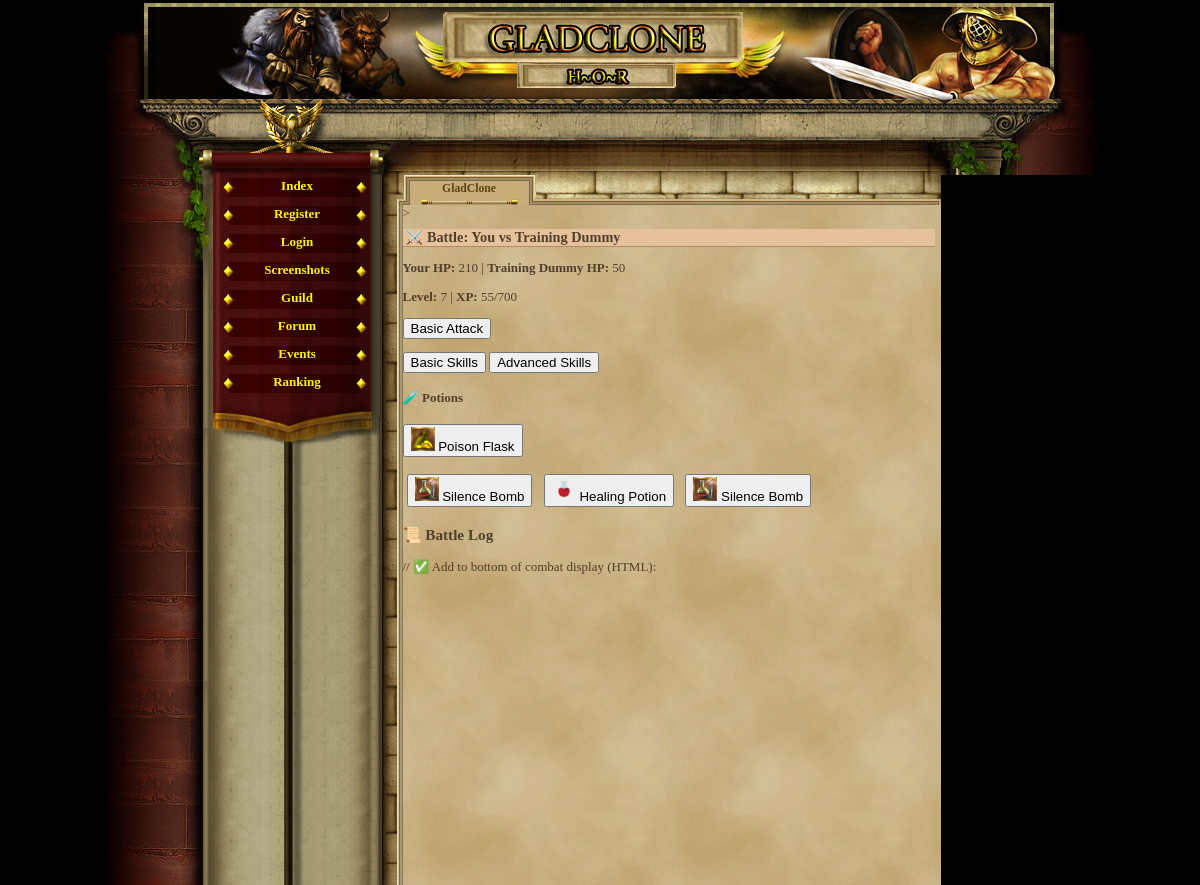
The app's page /battle.php (signed in) with its own data.
### tables this page shows
CREATE TABLE `gracze` (
  `id` int(11) NOT NULL AUTO_INCREMENT,
  `gracz` int(11) NOT NULL DEFAULT '0',
  `login` varchar(24) NOT NULL,
  `haslo` varchar(40) NOT NULL,
  `email` varchar(40) NOT NULL,
  `plec` tinyint(4) NOT NULL DEFAULT '0',
  `avatar` tinyint(4) NOT NULL DEFAULT '1',
  `pregunta` text NOT NULL,
  `respuesta` text NOT NULL,
  `rank` int(1) NOT NULL DEFAULT '1',
  `nivel` int(1) NOT NULL DEFAULT '1',
  `exp` int(1) NOT NULL DEFAULT '0',
  `exp_max` int(1) NOT NULL DEFAULT '10',
  `honor` int(1) NOT NULL DEFAULT '0',
  `fama` int(1) NOT NULL DEFAULT '0',
  `victorias` int(1) NOT NULL DEFAULT '0',
  `perdidas` int(1) NOT NULL DEFAULT '0',
  `oro_robado` int(1) NOT NULL DEFAULT '0',
  `oro_perdido` int(1) NOT NULL DEFAULT '0',
  `atak` int(5) NOT NULL DEFAULT '0',
  `obrona` int(3) NOT NULL DEFAULT '0',
  `sila` int(1) NOT NULL DEFAULT '5',
  `sila_i` int(1) NOT NULL DEFAULT '0',
  `sila_max` int(1) NOT NULL DEFAULT '10',
  `zrecznosc` int(1) NOT NULL DEFAULT '5',
  `zrecznosc_i` int(1) NOT NULL DEFAULT '0',
  `zrecznosc_max` int(1) NOT NULL DEFAULT '10',
  `wyrzymalosc` int(1) NOT NULL DEFAULT '5',
  `wyrzymalosc_i` int(1) NOT NULL DEFAULT '0',
  `wyrzymalosc_max` int(1) NOT NULL DEFAULT '10',
  `constitucion` int(1) NOT NULL DEFAULT '5',
  `constitucion_i` int(1) NOT NULL DEFAULT '0',
  `constitucion_max` int(1) NOT NULL DEFAULT '10',
  `carisma` int(1) NOT NULL DEFAULT '5',
  `carisma_i` int(1) NOT NULL DEFAULT '0',
  `carisma_max` int(1) NOT NULL DEFAULT '10',
  `inteligencja` int(1) NOT NULL DEFAULT '5',
  `inteligencja_i` int(1) NOT NULL DEFAULT '0',
  `inteligencja_max` int(1) NOT NULL DEFAULT '10',
  `mdchance` int(1) NOT NULL DEFAULT '0',
  `dhchance` int(1) NOT NULL DEFAULT '0',
  `ctchance` int(1) NOT NULL DEFAULT '0',
  `zycie` int(100) NOT NULL DEFAULT '100',
  `zycie_max` int(100) NOT NULL DEFAULT '100',
  `obrazenia_min` int(1) NOT NULL DEFAULT '0',
  `obrazenia_max` int(3) NOT NULL DEFAULT '2',
  `zloto` int(100) NOT NULL DEFAULT '150',
  `zloto_skarbiec` int(11) NOT NULL,
  `punkty` int(11) NOT NULL,
  `pracuje` int(11) NOT NULL,
  `ostatnia_walka_pvp` int(11) NOT NULL,
  `ostatnia_walka_pvc` int(11) NOT NULL,
  `ostatnio_zregenerowano` int(11) NOT NULL,
  `titulo` varchar(24) NOT NULL DEFAULT 'Newbie',
  `arena_level` int(11) NOT NULL,
  `rubies` int(11) NOT NULL DEFAULT '0',
  `centurion_time` int(11) NOT NULL,
  `reportes` int(1) NOT NULL DEFAULT '0',
  `mensajes` int(1) NOT NULL DEFAULT '0',
  `noticias` int(1) NOT NULL DEFAULT '0',
  `bendicion1_type` int(11) NOT NULL,
  `bendicion1_time` int(11) NOT NULL,
  `bendicion2_type` int(11) NOT NULL,
  `bendicion2_time` int(11) NOT NULL,
  `bendicion3_type` int(11) NOT NULL,
  `bendicion3_time` int(11) NOT NULL,
  `bendicion4_type` int(11) NOT NULL,
  `bendicion4_time` int(11) NOT NULL,
  `ostatnia_aktywnosc` int(11) NOT NULL DEFAULT '0',
  `username_locked` tinyint(1) NOT NULL DEFAULT '0',
  `lock_login` tinyint(1) NOT NULL DEFAULT '0',
  PRIMARY KEY (`id`),
  UNIQUE KEY `login` (`login`)
);

CREATE TABLE `player_items` (
  `id` int(11) NOT NULL AUTO_INCREMENT,
  `player_id` int(11) NOT NULL,
  `item_id` int(11) NOT NULL,
  `quantity` int(11) NOT NULL DEFAULT '1',
  `equipped` tinyint(1) NOT NULL DEFAULT '0',
  `position` int(11) NOT NULL DEFAULT '0',
  PRIMARY KEY (`id`),
  KEY `player_id` (`player_id`),
  KEY `item_id` (`item_id`),
  CONSTRAINT `player_items_ibfk_1` FOREIGN KEY (`player_id`) REFERENCES `gracze` (`id`),
  CONSTRAINT `player_items_ibfk_2` FOREIGN KEY (`item_id`) REFERENCES `items` (`id`)
);

CREATE TABLE `items` (
  `id` int(11) NOT NULL AUTO_INCREMENT,
  `name` varchar(50) NOT NULL,
  `description` text,
  `type` varchar(20) NOT NULL,
  `attack_bonus` int(11) DEFAULT '0',
  `defense_bonus` int(11) DEFAULT '0',
  `sell_value` int(11) NOT NULL DEFAULT '10',
  `value` int(11) NOT NULL DEFAULT '0',
  `price` int(11) NOT NULL DEFAULT '0',
  `image` varchar(255) DEFAULT 'default.png',
  `slot` varchar(20) NOT NULL DEFAULT 'misc',
  `dex_bonus` int(11) DEFAULT '0',
  `level_required` int(11) DEFAULT '1',
  `effect_type` varchar(10) DEFAULT 'NULL',
  `target_attr` varchar(20) DEFAULT NULL,
  `effect_value` int(11) DEFAULT '0',
  `duration` int(11) DEFAULT '0',
  PRIMARY KEY (`id`)
);

### battle.php (the view, shortened to what this page needs)
<?php
require_once('var/ustawienia.php');
require_once('gora_strony.php');
require_once('menu_l.php');
$player_id = $_SESSION['id'];
$stmt = $conn->prepare("SELECT * FROM gracze WHERE id = ?");
$stmt->bind_param("i", $player_id);
$stmt->execute();
$result = $stmt->get_result();
$stmt = $conn->prepare("SELECT * FROM gracze WHERE id = ?");
$stmt->bind_param("i", $player_id);
$stmt->execute();
$result = $stmt->get_result();
$player = $result->fetch_assoc();
$enemy_pool = [
    ['name' => 'Training Dummy', 'hp' => 50, 'min_dmg' => 0, 'max_dmg' => 5],
    ['name' => 'Fire Imp', 'hp' => 55, 'min_dmg' => 3, 'max_dmg' => 8],
    ['name' => 'Skeleton Warrior', 'hp' => 70, 'min_dmg' => 5, 'max_dmg' => 12],
    ['name' => 'Goblin Raider', 'hp' => 60, 'min_dmg' => 4, 'max_dmg' => 10],
    ['name' => 'Dark Sorcerer', 'hp' => 45, 'min_dmg' => 7, 'max_dmg' => 15],
];
if (!isset($_SESSION['enemy']) || !isset($_SESSION['battle_enemy_hp'])) {
    $enemy = $enemy_pool[array_rand($enemy_pool)];
} else {
    $enemy = $_SESSION['enemy'];
}
$player_hp = $_SESSION['battle_player_hp'];
$enemy_hp = $_SESSION['battle_enemy_hp'];
?>
>
<h2>⚔️ Battle: You vs <?= $enemy['name'] ?></h2>
<p><strong>Your HP:</strong> <?= $player_hp ?> | <strong><?= $enemy['name'] ?> HP:</strong> <?= $enemy_hp ?></p>
<p><strong>Level:</strong> <?= $player['nivel'] ?> | <strong>XP:</strong> <?= $player['exp'] ?>/<?= $player['nivel'] * 100 ?></p>
<?php if ($player_hp > 0 && $enemy_hp > 0): ?>
    <form method="post">
        <button type="submit" name="action" value="basic">Basic Attack</button>
    </form>
    <button onclick="showTab('basic')">Basic Skills</button>
    <button onclick="showTab('advanced')">Advanced Skills</button>
<?php elseif ($enemy_hp <= 0): ?>
    <h3>🎉 You defeated the <?= $enemy['name'] ?>!</h3>
    <form method="post"><button name="reset">Start New Battle</button></form>
    <a href="index.php">← Back</a>
<?php else: ?>
    <h3>💀 You were defeated.</h3>
    <form method="post"><button name="reset">Try Again</button></form>
    <a href="index.php">← Back</a>
<?php endif; ?>
<?php
$potion_query = $conn->query("SELECT pi.id, i.name, i.image FROM player_items pi JOIN items i ON pi.item_id = i.id WHERE pi.player_id = $player_id AND i.type = 'potion'");
?>
<?php if ($potion_query->num_rows > 0): ?>
    <h4>🧪 Potions</h4>
    <form method="post">
        <?php while ($row = $potion_query->fetch_assoc()): ?>
    <form method="post" style="display: inline-block; margin: 4px;">
        <button type="submit" name="action" value="use_item">
            <img src="items/<?= htmlspecialchars($row['image']) ?>" width="24"> <?= htmlspecialchars($row['name']) ?>
        </button>
    </form>
    <?php endwhile; ?>
    </form>
<?php endif; ?>
<h3>📜 Battle Log</h3>
// ✅ Add to bottom of combat display (HTML):

### game_05.css (style rules this page uses)
body, html { margin: 0; padding: 0; font-family:"Palatino Linotype", "Times New Roman", Times, serif; text-align: center; color: #513F2C; background-color: #000; font-size:16px; }
h2 { text-align:left; border-bottom:1px solid #b28b60; color:#513F2C; background-color:#e6c29c; margin:8px 0px 0px 0px; padding-left:3px; font-size:1.1em; }

### records on screen
gracze: nivel "7", exp "55", $player['nivel']*100 "700"
player_items: item.image (picture), item.name "Poison Flask"
player_items: item.image (picture), item.name "Silence Bomb"
player_items: item.image (picture), item.name "Healing Potion"
player_items: item.image (picture), item.name "Silence Bomb"

### other values on screen
$enemy['name'] "Training Dummy"
$player_hp "210"
$enemy_hp "50"
